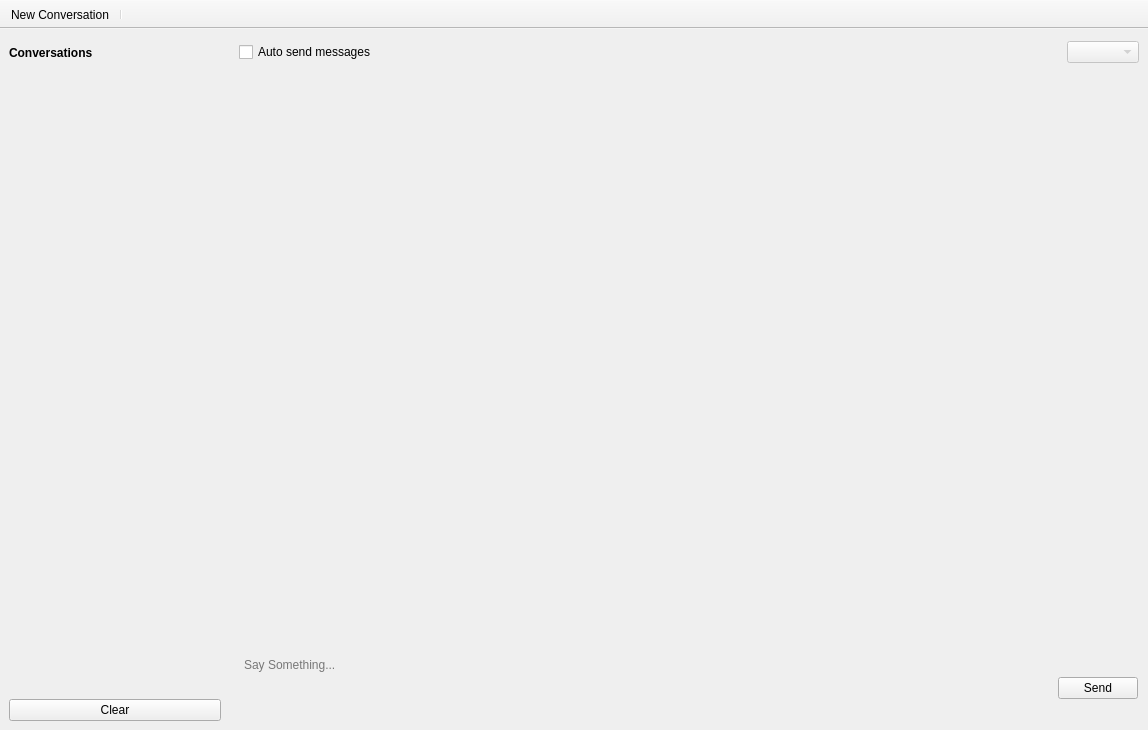
<?xml version="1.0" encoding="UTF-8"?>
<ui version="4.0">
 <class>MainWindow</class>
 <widget class="QMainWindow" name="MainWindow">
  <property name="geometry">
   <rect>
    <x>0</x>
    <y>0</y>
    <width>1148</width>
    <height>730</height>
   </rect>
  </property>
  <property name="iconSize">
   <size>
    <width>24</width>
    <height>24</height>
   </size>
  </property>
  <property name="unifiedTitleAndToolBarOnMac">
   <bool>true</bool>
  </property>
  <widget class="QWidget" name="centralwidget">
   <layout class="QHBoxLayout" name="horizontalLayout_2">
    <property name="spacing">
     <number>0</number>
    </property>
    <property name="leftMargin">
     <number>0</number>
    </property>
    <property name="topMargin">
     <number>1</number>
    </property>
    <property name="rightMargin">
     <number>0</number>
    </property>
    <property name="bottomMargin">
     <number>0</number>
    </property>
    <item>
     <widget class="QFrame" name="conversationsFrame">
      <property name="minimumSize">
       <size>
        <width>230</width>
        <height>0</height>
       </size>
      </property>
      <property name="maximumSize">
       <size>
        <width>230</width>
        <height>16777215</height>
       </size>
      </property>
      <layout class="QVBoxLayout" name="verticalLayout_3">
       <property name="spacing">
        <number>0</number>
       </property>
       <property name="topMargin">
        <number>0</number>
       </property>
       <item>
        <widget class="QLabel" name="label">
         <property name="minimumSize">
          <size>
           <width>0</width>
           <height>45</height>
          </size>
         </property>
         <property name="maximumSize">
          <size>
           <width>16777215</width>
           <height>45</height>
          </size>
         </property>
         <property name="font">
          <font>
           <bold>true</bold>
          </font>
         </property>
         <property name="text">
          <string>Conversations</string>
         </property>
        </widget>
       </item>
       <item>
        <widget class="QListView" name="listView">
         <property name="contextMenuPolicy">
          <enum>Qt::ContextMenuPolicy::CustomContextMenu</enum>
         </property>
         <property name="styleSheet">
          <string notr="true">background-color: transparent;</string>
         </property>
         <property name="frameShape">
          <enum>QFrame::Shape::NoFrame</enum>
         </property>
         <property name="frameShadow">
          <enum>QFrame::Shadow::Plain</enum>
         </property>
         <property name="verticalScrollBarPolicy">
          <enum>Qt::ScrollBarPolicy::ScrollBarAlwaysOff</enum>
         </property>
         <property name="horizontalScrollBarPolicy">
          <enum>Qt::ScrollBarPolicy::ScrollBarAlwaysOff</enum>
         </property>
        </widget>
       </item>
       <item>
        <widget class="QPushButton" name="clearBtn">
         <property name="text">
          <string>Clear</string>
         </property>
        </widget>
       </item>
      </layout>
     </widget>
    </item>
    <item>
     <layout class="QVBoxLayout" name="verticalLayout_6">
      <property name="leftMargin">
       <number>0</number>
      </property>
      <property name="topMargin">
       <number>0</number>
      </property>
      <property name="rightMargin">
       <number>0</number>
      </property>
      <property name="bottomMargin">
       <number>0</number>
      </property>
      <item>
       <widget class="QFrame" name="headerFrame">
        <property name="minimumSize">
         <size>
          <width>0</width>
          <height>45</height>
         </size>
        </property>
        <property name="maximumSize">
         <size>
          <width>16777215</width>
          <height>45</height>
         </size>
        </property>
        <property name="frameShape">
         <enum>QFrame::Shape::NoFrame</enum>
        </property>
        <property name="frameShadow">
         <enum>QFrame::Shadow::Plain</enum>
        </property>
        <property name="lineWidth">
         <number>0</number>
        </property>
        <layout class="QHBoxLayout" name="horizontalLayout_3">
         <item>
          <widget class="QCheckBox" name="secondSideCheck">
           <property name="text">
            <string>Auto send messages</string>
           </property>
          </widget>
         </item>
         <item>
          <spacer name="horizontalSpacer">
           <property name="orientation">
            <enum>Qt::Orientation::Horizontal</enum>
           </property>
           <property name="sizeHint" stdset="0">
            <size>
             <width>40</width>
             <height>20</height>
            </size>
           </property>
          </spacer>
         </item>
         <item>
          <widget class="ModelsComboBox" name="secondSideModel">
           <property name="enabled">
            <bool>false</bool>
           </property>
          </widget>
         </item>
        </layout>
       </widget>
      </item>
      <item>
       <widget class="QFrame" name="chatsFrame">
        <property name="frameShape">
         <enum>QFrame::Shape::NoFrame</enum>
        </property>
        <property name="frameShadow">
         <enum>QFrame::Shadow::Plain</enum>
        </property>
        <property name="lineWidth">
         <number>0</number>
        </property>
        <layout class="QVBoxLayout" name="verticalLayout_2">
         <property name="spacing">
          <number>0</number>
         </property>
         <property name="leftMargin">
          <number>0</number>
         </property>
         <property name="topMargin">
          <number>0</number>
         </property>
         <property name="rightMargin">
          <number>0</number>
         </property>
         <property name="bottomMargin">
          <number>0</number>
         </property>
         <item>
          <widget class="QWidget" name="chatWidget" native="true">
           <layout class="QVBoxLayout" name="verticalLayout_5">
            <property name="spacing">
             <number>4</number>
            </property>
            <property name="leftMargin">
             <number>0</number>
            </property>
            <property name="topMargin">
             <number>0</number>
            </property>
            <property name="rightMargin">
             <number>0</number>
            </property>
            <property name="bottomMargin">
             <number>0</number>
            </property>
            <item>
             <widget class="QScrollArea" name="messages">
              <property name="frameShape">
               <enum>QFrame::Shape::NoFrame</enum>
              </property>
              <property name="frameShadow">
               <enum>QFrame::Shadow::Plain</enum>
              </property>
              <property name="horizontalScrollBarPolicy">
               <enum>Qt::ScrollBarPolicy::ScrollBarAlwaysOff</enum>
              </property>
              <property name="widgetResizable">
               <bool>true</bool>
              </property>
              <widget class="QWidget" name="messagesContents">
               <property name="geometry">
                <rect>
                 <x>0</x>
                 <y>0</y>
                 <width>916</width>
                 <height>526</height>
                </rect>
               </property>
               <layout class="QVBoxLayout" name="verticalLayout_4">
                <property name="leftMargin">
                 <number>0</number>
                </property>
                <property name="topMargin">
                 <number>0</number>
                </property>
                <property name="rightMargin">
                 <number>0</number>
                </property>
                <property name="bottomMargin">
                 <number>0</number>
                </property>
                <item>
                 <layout class="QVBoxLayout" name="messagesLayout">
                  <item>
                   <spacer name="verticalSpacer">
                    <property name="orientation">
                     <enum>Qt::Orientation::Vertical</enum>
                    </property>
                    <property name="sizeHint" stdset="0">
                     <size>
                      <width>20</width>
                      <height>40</height>
                     </size>
                    </property>
                   </spacer>
                  </item>
                 </layout>
                </item>
               </layout>
              </widget>
             </widget>
            </item>
           </layout>
          </widget>
         </item>
        </layout>
       </widget>
      </item>
      <item>
       <widget class="QFrame" name="sendFrame">
        <property name="frameShape">
         <enum>QFrame::Shape::NoFrame</enum>
        </property>
        <property name="frameShadow">
         <enum>QFrame::Shadow::Plain</enum>
        </property>
        <property name="lineWidth">
         <number>0</number>
        </property>
        <layout class="QHBoxLayout" name="horizontalLayout">
         <property name="leftMargin">
          <number>10</number>
         </property>
         <property name="topMargin">
          <number>8</number>
         </property>
         <property name="rightMargin">
          <number>10</number>
         </property>
         <property name="bottomMargin">
          <number>8</number>
         </property>
         <item>
          <widget class="QPlainTextEdit" name="prompt">
           <property name="sizePolicy">
            <sizepolicy hsizetype="Expanding" vsizetype="Preferred">
             <horstretch>0</horstretch>
             <verstretch>0</verstretch>
            </sizepolicy>
           </property>
           <property name="styleSheet">
            <string notr="true">background-color: transparent;</string>
           </property>
           <property name="frameShape">
            <enum>QFrame::Shape::NoFrame</enum>
           </property>
           <property name="frameShadow">
            <enum>QFrame::Shadow::Plain</enum>
           </property>
           <property name="verticalScrollBarPolicy">
            <enum>Qt::ScrollBarPolicy::ScrollBarAlwaysOff</enum>
           </property>
           <property name="horizontalScrollBarPolicy">
            <enum>Qt::ScrollBarPolicy::ScrollBarAlwaysOff</enum>
           </property>
           <property name="tabChangesFocus">
            <bool>true</bool>
           </property>
           <property name="placeholderText">
            <string>Say Something...</string>
           </property>
          </widget>
         </item>
         <item>
          <widget class="QPushButton" name="sendBtn">
           <property name="sizePolicy">
            <sizepolicy hsizetype="Minimum" vsizetype="Fixed">
             <horstretch>0</horstretch>
             <verstretch>0</verstretch>
            </sizepolicy>
           </property>
           <property name="text">
            <string>Send</string>
           </property>
          </widget>
         </item>
        </layout>
       </widget>
      </item>
     </layout>
    </item>
   </layout>
  </widget>
  <widget class="QToolBar" name="toolBar">
   <property name="windowTitle">
    <string>toolBar</string>
   </property>
   <property name="movable">
    <bool>false</bool>
   </property>
   <property name="toolButtonStyle">
    <enum>Qt::ToolButtonStyle::ToolButtonTextBesideIcon</enum>
   </property>
   <attribute name="toolBarArea">
    <enum>TopToolBarArea</enum>
   </attribute>
   <attribute name="toolBarBreak">
    <bool>false</bool>
   </attribute>
   <addaction name="actionNew_Conversation"/>
   <addaction name="separator"/>
  </widget>
  <action name="actionNew_Conversation">
   <property name="icon">
    <iconset theme="list-add"/>
   </property>
   <property name="text">
    <string>New Conversation</string>
   </property>
   <property name="shortcut">
    <string>Ctrl+N</string>
   </property>
   <property name="menuRole">
    <enum>QAction::MenuRole::NoRole</enum>
   </property>
  </action>
  <action name="actionSettings">
   <property name="icon">
    <iconset theme="settings"/>
   </property>
   <property name="text">
    <string>Settings</string>
   </property>
   <property name="menuRole">
    <enum>QAction::MenuRole::NoRole</enum>
   </property>
  </action>
  <action name="actionManage_Models">
   <property name="icon">
    <iconset theme="settings"/>
   </property>
   <property name="text">
    <string>Manage Models</string>
   </property>
   <property name="menuRole">
    <enum>QAction::MenuRole::NoRole</enum>
   </property>
  </action>
 </widget>
 <customwidgets>
  <customwidget>
   <class>ModelsComboBox</class>
   <extends>QComboBox</extends>
   <header>modelscombobox.h</header>
  </customwidget>
 </customwidgets>
 <resources/>
 <connections/>
</ui>
